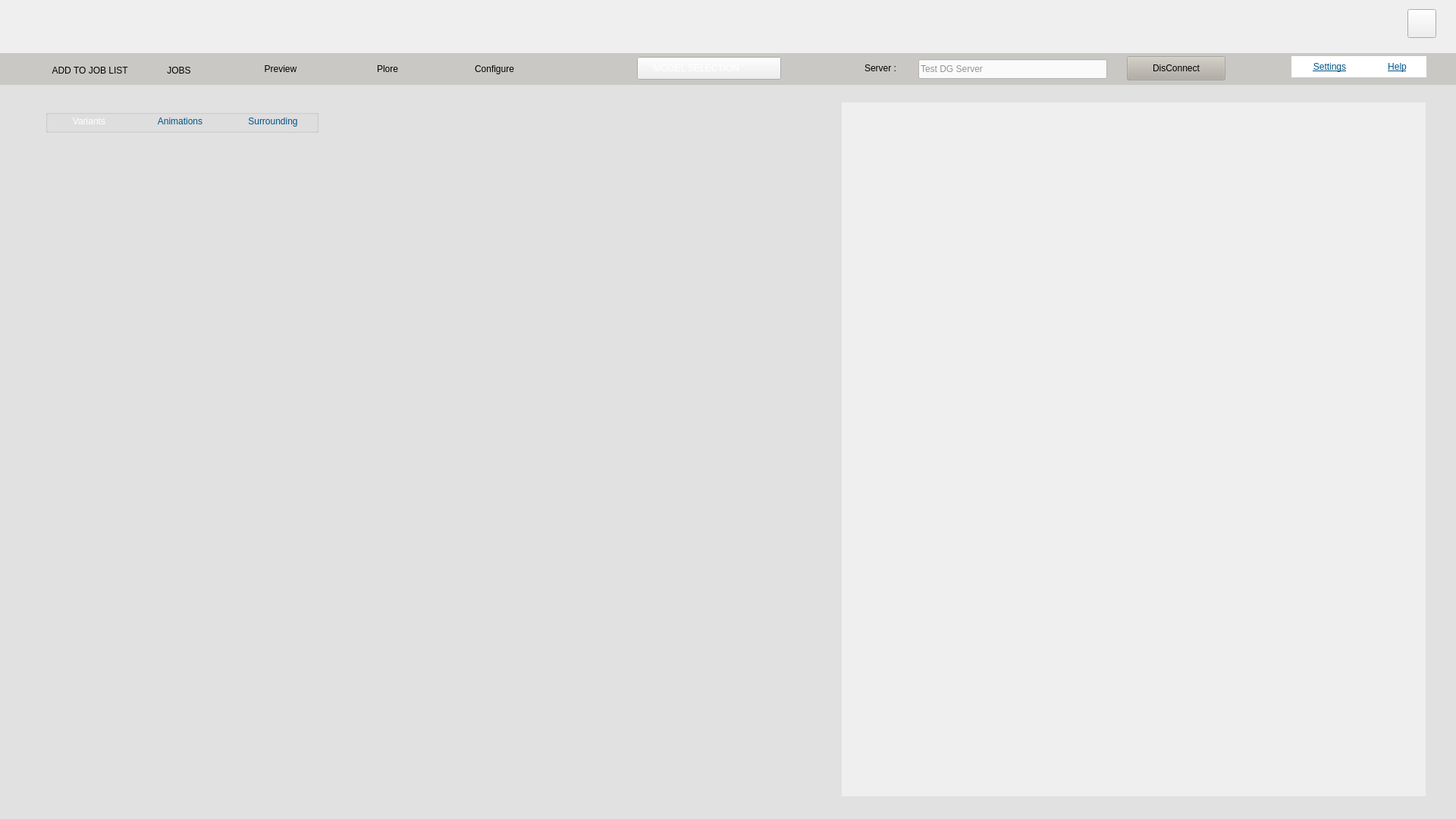
<?xml version="1.0" encoding="UTF-8"?>
<ui version="4.0">
 <class>MainPaneEx</class>
 <widget class="QWidget" name="MainPaneEx">
  <property name="geometry">
   <rect>
    <x>0</x>
    <y>0</y>
    <width>1920</width>
    <height>1080</height>
   </rect>
  </property>
  <property name="windowTitle">
   <string>Form</string>
  </property>
  <widget class="QWidget" name="background" native="true">
   <property name="geometry">
    <rect>
     <x>0</x>
     <y>0</y>
     <width>1920</width>
     <height>1080</height>
    </rect>
   </property>
   <property name="styleSheet">
    <string notr="true"/>
   </property>
   <widget class="QWidget" name="underbg" native="true">
    <property name="geometry">
     <rect>
      <x>0</x>
      <y>0</y>
      <width>1920</width>
      <height>1080</height>
     </rect>
    </property>
    <widget class="QWidget" name="titlewidget" native="true">
     <property name="geometry">
      <rect>
       <x>0</x>
       <y>0</y>
       <width>1920</width>
       <height>70</height>
      </rect>
     </property>
     <property name="styleSheet">
      <string notr="true">#titlewidget{ 
	border-image: url(:/configure/Resource/configure/u169.png);
 }
</string>
     </property>
     <widget class="QLabel" name="titlelabel">
      <property name="geometry">
       <rect>
        <x>1520</x>
        <y>3</y>
        <width>301</width>
        <height>62</height>
       </rect>
      </property>
      <property name="styleSheet">
       <string notr="true">border-image: url(:/configure/Resource/configure/u213.png);</string>
      </property>
      <property name="text">
       <string/>
      </property>
     </widget>
     <widget class="QPushButton" name="quitbtn">
      <property name="geometry">
       <rect>
        <x>1856</x>
        <y>12</y>
        <width>38</width>
        <height>38</height>
       </rect>
      </property>
      <property name="styleSheet">
       <string notr="true">border-image: url(:/login/Resource/login_page/u25.png);</string>
      </property>
      <property name="text">
       <string/>
      </property>
     </widget>
    </widget>
    <widget class="QWidget" name="bodywidget" native="true">
     <property name="geometry">
      <rect>
       <x>0</x>
       <y>70</y>
       <width>1920</width>
       <height>1010</height>
      </rect>
     </property>
     <property name="styleSheet">
      <string notr="true"/>
     </property>
     <widget class="QWidget" name="preivewpane" native="true">
      <property name="geometry">
       <rect>
        <x>1110</x>
        <y>65</y>
        <width>770</width>
        <height>915</height>
       </rect>
      </property>
      <widget class="QLabel" name="preview">
       <property name="geometry">
        <rect>
         <x>0</x>
         <y>0</y>
         <width>770</width>
         <height>915</height>
        </rect>
       </property>
       <property name="styleSheet">
        <string notr="true">background-color: rgba(255, 137, 137, 0);</string>
       </property>
      </widget>
     </widget>
     <widget class="QWidget" name="varsetpane" native="true">
      <property name="geometry">
       <rect>
        <x>40</x>
        <y>65</y>
        <width>1060</width>
        <height>915</height>
       </rect>
      </property>
      <widget class="QGroupBox" name="varsetgrpbtn">
       <property name="geometry">
        <rect>
         <x>20</x>
         <y>10</y>
         <width>360</width>
         <height>30</height>
        </rect>
       </property>
       <property name="title">
        <string/>
       </property>
       <widget class="QPushButton" name="varsetbtn">
        <property name="geometry">
         <rect>
          <x>0</x>
          <y>0</y>
          <width>115</width>
          <height>30</height>
         </rect>
        </property>
        <property name="styleSheet">
         <string notr="true">QPushButton{
	font: 14pt &quot;Arial&quot;;
	color: rgb(0, 83, 134);
	border: 0px;	
	
	border-image: url(:/configure/Resource/configure/u321.png);
}

QPushButton:checked{
	
	border-image: url(:/configure/Resource/configure/u47.png);
	color: rgb(255, 255, 255);
}
</string>
        </property>
        <property name="text">
         <string>Variants</string>
        </property>
        <property name="checkable">
         <bool>true</bool>
        </property>
        <property name="checked">
         <bool>true</bool>
        </property>
        <property name="autoExclusive">
         <bool>true</bool>
        </property>
       </widget>
       <widget class="QPushButton" name="surroundingbtn">
        <property name="geometry">
         <rect>
          <x>240</x>
          <y>0</y>
          <width>120</width>
          <height>30</height>
         </rect>
        </property>
        <property name="styleSheet">
         <string notr="true">QPushButton{
	font: 14pt &quot;Arial&quot;;
	color: rgb(0, 83, 134);
	border: 0px;	
	
	border-image: url(:/configure/Resource/configure/u321.png);
}

QPushButton:checked{
	
	border-image: url(:/configure/Resource/configure/u47.png);
	color: rgb(255, 255, 255);
}
</string>
        </property>
        <property name="text">
         <string>Surrounding</string>
        </property>
        <property name="checkable">
         <bool>true</bool>
        </property>
        <property name="autoExclusive">
         <bool>true</bool>
        </property>
       </widget>
       <widget class="QPushButton" name="animationbtn">
        <property name="enabled">
         <bool>false</bool>
        </property>
        <property name="geometry">
         <rect>
          <x>120</x>
          <y>0</y>
          <width>115</width>
          <height>30</height>
         </rect>
        </property>
        <property name="styleSheet">
         <string notr="true">QPushButton{
	font: 14pt &quot;Arial&quot;;
	color: rgb(0, 83, 134);
	border: 0px;	
	
	border-image: url(:/configure/Resource/configure/u321.png);
}

QPushButton:checked{
	
	border-image: url(:/configure/Resource/configure/u47.png);
	color: rgb(255, 255, 255);
}
</string>
        </property>
        <property name="text">
         <string>Animations</string>
        </property>
        <property name="checkable">
         <bool>true</bool>
        </property>
        <property name="autoExclusive">
         <bool>true</bool>
        </property>
       </widget>
      </widget>
      <widget class="QWidget" name="varsetwidget" native="true">
       <property name="geometry">
        <rect>
         <x>10</x>
         <y>40</y>
         <width>1030</width>
         <height>855</height>
        </rect>
       </property>
      </widget>
     </widget>
     <widget class="QWidget" name="bodylabelswidget" native="true">
      <property name="geometry">
       <rect>
        <x>0</x>
        <y>0</y>
        <width>1920</width>
        <height>1010</height>
       </rect>
      </property>
      <widget class="QLabel" name="blabel1">
       <property name="geometry">
        <rect>
         <x>0</x>
         <y>0</y>
         <width>1110</width>
         <height>1010</height>
        </rect>
       </property>
       <property name="styleSheet">
        <string notr="true">background-color: rgb(225, 225, 225);
</string>
       </property>
       <property name="text">
        <string/>
       </property>
      </widget>
      <widget class="QLabel" name="blabel2">
       <property name="geometry">
        <rect>
         <x>1110</x>
         <y>0</y>
         <width>810</width>
         <height>65</height>
        </rect>
       </property>
       <property name="styleSheet">
        <string notr="true">background-color: rgb(225, 225, 225);
</string>
       </property>
       <property name="text">
        <string/>
       </property>
      </widget>
      <widget class="QLabel" name="blabel3">
       <property name="geometry">
        <rect>
         <x>1110</x>
         <y>980</y>
         <width>810</width>
         <height>30</height>
        </rect>
       </property>
       <property name="styleSheet">
        <string notr="true">background-color: rgb(225, 225, 225);
</string>
       </property>
       <property name="text">
        <string/>
       </property>
      </widget>
      <widget class="QLabel" name="blabel4">
       <property name="geometry">
        <rect>
         <x>1880</x>
         <y>65</y>
         <width>40</width>
         <height>915</height>
        </rect>
       </property>
       <property name="styleSheet">
        <string notr="true">background-color: rgb(225, 225, 225);
</string>
       </property>
       <property name="text">
        <string/>
       </property>
      </widget>
     </widget>
     <zorder>bodylabelswidget</zorder>
     <zorder>preivewpane</zorder>
     <zorder>varsetpane</zorder>
    </widget>
   </widget>
   <widget class="QWidget" name="upbg" native="true">
    <property name="geometry">
     <rect>
      <x>0</x>
      <y>0</y>
      <width>1920</width>
      <height>1080</height>
     </rect>
    </property>
    <property name="styleSheet">
     <string notr="true">#upbg{   
   background-color: rgba(221, 221, 222, 0);    
}</string>
    </property>
    <widget class="QWidget" name="widget" native="true">
     <property name="geometry">
      <rect>
       <x>0</x>
       <y>70</y>
       <width>1920</width>
       <height>42</height>
      </rect>
     </property>
     <property name="styleSheet">
      <string notr="true">#widget{
	background-color: rgba(177, 173, 163, 120);
}</string>
     </property>
     <widget class="QGroupBox" name="groupBox">
      <property name="geometry">
       <rect>
        <x>300</x>
        <y>2</y>
        <width>422</width>
        <height>37</height>
       </rect>
      </property>
      <property name="styleSheet">
       <string notr="true">background-color: rgba(255, 255, 255, 0);
border: 0px;</string>
      </property>
      <property name="title">
       <string/>
      </property>
      <property name="checkable">
       <bool>false</bool>
      </property>
      <widget class="QPushButton" name="previewbtn">
       <property name="geometry">
        <rect>
         <x>0</x>
         <y>0</y>
         <width>140</width>
         <height>37</height>
        </rect>
       </property>
       <property name="styleSheet">
        <string notr="true">QPushButton{
	border-image: url(:/configure/Resource/configure/tab_option_2_u8.png);
	font: 14pt &quot;Arial&quot;;
}

QPushButton:checked{
	border-image: url(:/configure/Resource/configure/selected_tab_u13.png);
}

</string>
       </property>
       <property name="text">
        <string>Preview</string>
       </property>
       <property name="checkable">
        <bool>true</bool>
       </property>
       <property name="checked">
        <bool>true</bool>
       </property>
       <property name="autoExclusive">
        <bool>true</bool>
       </property>
      </widget>
      <widget class="QPushButton" name="plorebtn">
       <property name="geometry">
        <rect>
         <x>141</x>
         <y>0</y>
         <width>140</width>
         <height>37</height>
        </rect>
       </property>
       <property name="styleSheet">
        <string notr="true">QPushButton{
	border-image: url(:/configure/Resource/configure/tab_option_2_u8.png);
	font: 14pt &quot;Arial&quot;;
}

QPushButton:checked{
	border-image: url(:/configure/Resource/configure/selected_tab_u13.png);
}
</string>
       </property>
       <property name="text">
        <string>Plore</string>
       </property>
       <property name="checkable">
        <bool>true</bool>
       </property>
       <property name="checked">
        <bool>false</bool>
       </property>
       <property name="autoExclusive">
        <bool>true</bool>
       </property>
      </widget>
      <widget class="QPushButton" name="configurebtn">
       <property name="geometry">
        <rect>
         <x>282</x>
         <y>0</y>
         <width>140</width>
         <height>37</height>
        </rect>
       </property>
       <property name="styleSheet">
        <string notr="true">QPushButton{
	border-image: url(:/configure/Resource/configure/tab_option_2_u8.png);
	font: 14pt &quot;Arial&quot;;
}

QPushButton:checked{
	border-image: url(:/configure/Resource/configure/selected_tab_u13.png);
}
</string>
       </property>
       <property name="text">
        <string>Configure</string>
       </property>
       <property name="checkable">
        <bool>true</bool>
       </property>
       <property name="autoExclusive">
        <bool>true</bool>
       </property>
      </widget>
     </widget>
     <widget class="QGroupBox" name="jobsgrpbtn">
      <property name="geometry">
       <rect>
        <x>24</x>
        <y>5</y>
        <width>242</width>
        <height>36</height>
       </rect>
      </property>
      <property name="styleSheet">
       <string notr="true">QGroupBox#jobsgrpbtn{
	border: 0px;
	background-color: transparent;
}</string>
      </property>
      <property name="title">
       <string/>
      </property>
      <widget class="QPushButton" name="addbtn">
       <property name="geometry">
        <rect>
         <x>0</x>
         <y>0</y>
         <width>180</width>
         <height>36</height>
        </rect>
       </property>
       <property name="styleSheet">
        <string notr="true">QPushButton{
	color:rgb(0, 0, 0);
	font: 75 10pt &quot;Arial&quot;;
	border-image: url(:/configure/Resource/configure/u261.png);
    border-top-left-radius: 4px;
    border-top-right-radius: 4px;
}

QPushButton:checked{
	color:rgb(255, 255, 255);
	border-image: url(:/configure/Resource/configure/u218.png);
}

</string>
       </property>
       <property name="text">
        <string>   ADD TO JOB LIST</string>
       </property>
       <property name="icon">
        <iconset>
         <normalon>:/configure/Resource/configure/u301.png</normalon>
         <selectedon>:/configure/Resource/configure/u220.png</selectedon>
        </iconset>
       </property>
       <property name="iconSize">
        <size>
         <width>24</width>
         <height>24</height>
        </size>
       </property>
       <property name="checkable">
        <bool>true</bool>
       </property>
       <property name="checked">
        <bool>false</bool>
       </property>
       <property name="autoExclusive">
        <bool>false</bool>
       </property>
      </widget>
      <widget class="QPushButton" name="listbtn">
       <property name="geometry">
        <rect>
         <x>182</x>
         <y>0</y>
         <width>60</width>
         <height>36</height>
        </rect>
       </property>
       <property name="styleSheet">
        <string notr="true">QPushButton{
	color:rgb(0, 0, 0);
	font: 75 10pt &quot;Arial&quot;;
	border-image: url(:/configure/Resource/configure/u261.png);
    border-top-left-radius: 4px;
    border-top-right-radius: 4px;
}

QPushButton:checked{
	color:rgb(255, 255, 255);
	border-image: url(:/configure/Resource/configure/u218.png);
}

</string>
       </property>
       <property name="text">
        <string>JOBS</string>
       </property>
       <property name="checkable">
        <bool>true</bool>
       </property>
       <property name="autoExclusive">
        <bool>false</bool>
       </property>
      </widget>
     </widget>
     <widget class="QPushButton" name="modelselectbtn">
      <property name="geometry">
       <rect>
        <x>840</x>
        <y>5</y>
        <width>190</width>
        <height>30</height>
       </rect>
      </property>
      <property name="styleSheet">
       <string notr="true">border-image: url(:/configure/Resource/configure/u314.png);
font: 10pt &quot;Arial&quot;;
color: rgb(255, 255, 255);</string>
      </property>
      <property name="text">
       <string>MODEL SELECTION          </string>
      </property>
      <property name="icon">
       <iconset resource="resource.qrc">
        <normaloff>:/configure/Resource/configure/u316.png</normaloff>:/configure/Resource/configure/u316.png</iconset>
      </property>
     </widget>
     <widget class="QLabel" name="serverlabel">
      <property name="geometry">
       <rect>
        <x>1140</x>
        <y>8</y>
        <width>71</width>
        <height>24</height>
       </rect>
      </property>
      <property name="styleSheet">
       <string notr="true">background-color:transparent;
font: 75 14pt &quot;Arial&quot;;</string>
      </property>
      <property name="text">
       <string>Server :</string>
      </property>
     </widget>
     <widget class="QLineEdit" name="serveredit">
      <property name="geometry">
       <rect>
        <x>1211</x>
        <y>8</y>
        <width>249</width>
        <height>26</height>
       </rect>
      </property>
      <property name="styleSheet">
       <string notr="true">background-color: rgb(250, 250, 250);
font: 14pt &quot;Arial&quot;;
color: rgb(147, 147, 147);</string>
      </property>
      <property name="text">
       <string>Test DG Server</string>
      </property>
     </widget>
     <widget class="QPushButton" name="connectbtn">
      <property name="geometry">
       <rect>
        <x>1486</x>
        <y>4</y>
        <width>130</width>
        <height>32</height>
       </rect>
      </property>
      <property name="styleSheet">
       <string notr="true">font: 75 13pt &quot;Arial&quot;;
background-color: rgba(177, 173, 163, 120);
</string>
      </property>
      <property name="text">
       <string>DisConnect</string>
      </property>
     </widget>
     <widget class="QGroupBox" name="configuregrpbtm">
      <property name="geometry">
       <rect>
        <x>1703</x>
        <y>4</y>
        <width>182</width>
        <height>32</height>
       </rect>
      </property>
      <property name="styleSheet">
       <string notr="true">background-color:transparent;
border: 0px;</string>
      </property>
      <property name="title">
       <string/>
      </property>
      <widget class="QPushButton" name="setbtn">
       <property name="geometry">
        <rect>
         <x>0</x>
         <y>0</y>
         <width>101</width>
         <height>28</height>
        </rect>
       </property>
       <property name="layoutDirection">
        <enum>Qt::LeftToRight</enum>
       </property>
       <property name="styleSheet">
        <string notr="true">QPushButton{
	font: 14pt &quot;Arial&quot;;
	text-decoration: underline;
	color: rgb(0, 83, 134);
	border: 0px;	
	
	background-color: rgb(255, 255, 255);
}

QPushButton:checked{
	border-image: url(:/configure/Resource/configure/menu_item_1_u197_selected.png);
	color: rgb(255, 255, 255);
}
</string>
       </property>
       <property name="text">
        <string>Settings</string>
       </property>
       <property name="checkable">
        <bool>true</bool>
       </property>
       <property name="checked">
        <bool>false</bool>
       </property>
      </widget>
      <widget class="QPushButton" name="helpbtn">
       <property name="geometry">
        <rect>
         <x>101</x>
         <y>0</y>
         <width>77</width>
         <height>28</height>
        </rect>
       </property>
       <property name="styleSheet">
        <string notr="true">QPushButton{
	font: 14pt &quot;Arial&quot;;
	text-decoration: underline;
	color: rgb(0, 83, 134);
	border: 0px;	
	
	background-color: rgb(255, 255, 255);
}

QPushButton:checked{
	border-image: url(:/configure/Resource/configure/menu_item_2_u199_selected.png);
	color: rgb(255, 255, 255);
}
</string>
       </property>
       <property name="text">
        <string>Help</string>
       </property>
       <property name="checkable">
        <bool>true</bool>
       </property>
       <property name="checked">
        <bool>false</bool>
       </property>
      </widget>
     </widget>
    </widget>
   </widget>
  </widget>
 </widget>
 <resources>
  <include location="resource.qrc"/>
 </resources>
 <connections/>
</ui>
